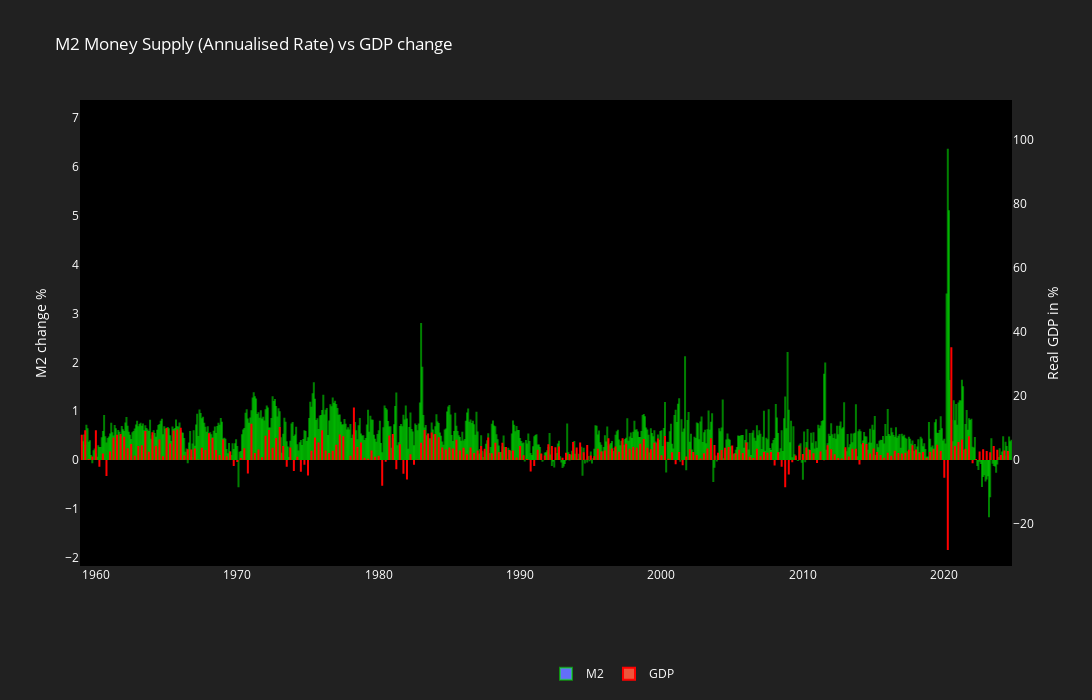

Notebook code for this chart:
### Code cell
GDP_df = real_gdp_df()

fig = go.Figure()

fig.add_trace(go.Bar(
    x=M2_df.index,
    y=M2_df['^ %']*100,
    name='M2',
    marker=dict(line=dict(color='rgba(0, 255, 0, .5)', width=2)),
    width=0.5,
))

filtered_gdp_df = GDP_df[GDP_df.index >= M2_df.index[0]]

fig.add_trace(go.Bar(
    x=filtered_gdp_df.index,
    y=filtered_gdp_df['GDP'],
    name='GDP',
    yaxis="y2",
    marker=dict(line=dict(color='rgba(255, 0, 0, 1)', width=2)),
    width=0.5,
))

# ------------------------------------------------------------------------
level_a = 0  # Level on left y-axis
level_b = 0  # Matching level on right y-axis

# Define the ranges for each axis
range_left = [M2_df['^ %'].min() * 100 - 1, M2_df['^ %'].max() * 100 + 1]  # Min and max for right y-axis (to be adjusted)
range_right = [filtered_gdp_df['GDP'].min() - 5, filtered_gdp_df['GDP'].max() + 5]  # Min and max for left y-axis

# Calculate scaling factor to align levels
proportion = (level_a - range_left[0]) / (range_left[1] - range_left[0])  # Position of level_a
range_right[1] = range_right[0] + (level_b - range_right[0]) / proportion  # Adjust right range
# ------------------------------------------------------------------------

fig.update_layout(
    title=dict(text='M2 Money Supply (Annualised Rate) vs GDP change'),
    plot_bgcolor="black",
    paper_bgcolor="#212121",
    font=dict(color="white"),
    width=1400,
    height=700,
    hovermode="x unified",
    yaxis=dict(title="M2 change %", exponentformat="none", range=range_left, showgrid=False, zeroline=False),
    yaxis2=dict(title="Real GDP in %", overlaying="y", side="right", range=range_right, showgrid=False, zeroline=False),
    barmode="group",
    legend=dict(x=0.5, y=-0.2, orientation="h"),
    xaxis=dict(showgrid=False),
)

fig.show()

### Figure 1 — Plotly figure (JSON) as saved in the notebook; plotly's stock layout.template omitted (floating-point values rounded to 4 significant figures; data arrays with more than 128 entries replaced by an {"elided": "..."} marker saying what was removed)
{"data": [{"marker": {"line": {"color": "rgba(0, 255, 0, .5)", "width": 2}}, "name": "M2", "type": "bar", "width": 0.5, "x": {"elided": "790 str values"}, "y": {"elided": "790 float values"}}, {"marker": {"line": {"color": "rgba(255, 0, 0, 1)", "width": 2}}, "name": "GDP", "type": "bar", "width": 0.5, "x": {"elided": "263 str values"}, "y": {"elided": "263 float values"}, "yaxis": "y2"}], "layout": {"barmode": "group", "font": {"color": "white"}, "height": 700, "hovermode": "x unified", "legend": {"orientation": "h", "x": 0.5, "y": -0.2}, "paper_bgcolor": "#212121", "plot_bgcolor": "black", "title": {"text": "M2 Money Supply (Annualised Rate) vs GDP change"}, "width": 1400, "xaxis": {"showgrid": false}, "yaxis": {"exponentformat": "none", "range": [-2.17, 7.373], "showgrid": false, "title": {"text": "M2 change %"}, "zeroline": false}, "yaxis2": {"overlaying": "y", "range": [-33.1, 112.5], "showgrid": false, "side": "right", "title": {"text": "Real GDP in %"}, "zeroline": false}}}
